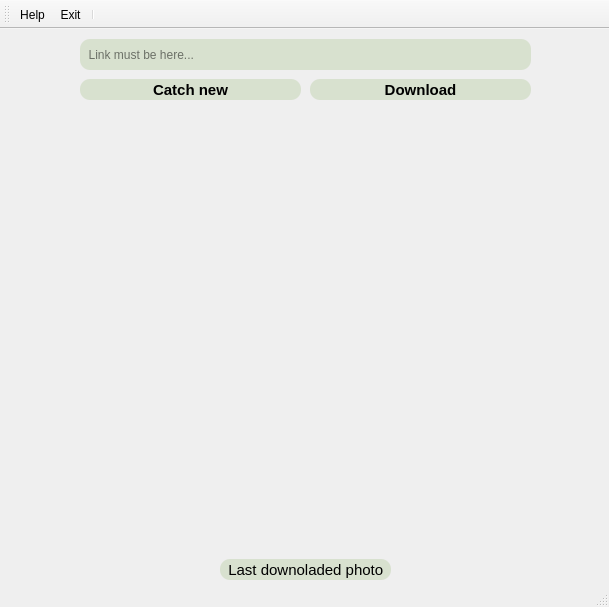
<?xml version="1.0" encoding="UTF-8"?>
<ui version="4.0">
 <class>MainWindow</class>
 <widget class="QMainWindow" name="MainWindow">
  <property name="geometry">
   <rect>
    <x>0</x>
    <y>0</y>
    <width>609</width>
    <height>607</height>
   </rect>
  </property>
  <property name="windowTitle">
   <string>MainWindow</string>
  </property>
  <property name="styleSheet">
   <string notr="true">QPushButton:hover:!pressed
{
  border: 1px solid red;
}</string>
  </property>
  <property name="documentMode">
   <bool>false</bool>
  </property>
  <widget class="QWidget" name="centralwidget">
   <widget class="QLineEdit" name="lineEdit">
    <property name="geometry">
     <rect>
      <x>80</x>
      <y>10</y>
      <width>451</width>
      <height>31</height>
     </rect>
    </property>
    <property name="toolTip">
     <string>&lt;html&gt;&lt;head/&gt;&lt;body&gt;&lt;p&gt;Copy your link and paste here.&lt;/p&gt;&lt;/body&gt;&lt;/html&gt;</string>
    </property>
    <property name="styleSheet">
     <string notr="true">font-size: 18;
background-color: rgb(216,225,207);
border-radius: 10px;</string>
    </property>
    <property name="placeholderText">
     <string>  Link must be here...</string>
    </property>
   </widget>
   <widget class="QPushButton" name="catchButton">
    <property name="geometry">
     <rect>
      <x>80</x>
      <y>50</y>
      <width>221</width>
      <height>21</height>
     </rect>
    </property>
    <property name="toolTip">
     <string>&lt;html&gt;&lt;head/&gt;&lt;body&gt;&lt;p&gt;&lt;span style=&quot; font-size:9pt; font-weight:400;&quot;&gt;Generate link&lt;/span&gt;&lt;/p&gt;&lt;/body&gt;&lt;/html&gt;</string>
    </property>
    <property name="whatsThis">
     <string>&lt;html&gt;&lt;head/&gt;&lt;body&gt;&lt;p&gt;&lt;span style=&quot; font-weight:400;&quot;&gt;This button used to generate link for downloading photo.&lt;/span&gt;&lt;/p&gt;&lt;/body&gt;&lt;/html&gt;</string>
    </property>
    <property name="styleSheet">
     <string notr="true">font-size: 15px;
font: bold;
background-color: rgb(216,225,207);
selection-background-color: rgb(255, 0, 0);
border-radius: 10px;


</string>
    </property>
    <property name="text">
     <string>Catch new</string>
    </property>
   </widget>
   <widget class="QLabel" name="preview">
    <property name="geometry">
     <rect>
      <x>80</x>
      <y>80</y>
      <width>451</width>
      <height>441</height>
     </rect>
    </property>
    <property name="styleSheet">
     <string notr="true">border-color: rgb(0, 79, 239);
image: url(:/Icons/png/preview.png);</string>
    </property>
    <property name="text">
     <string/>
    </property>
    <property name="scaledContents">
     <bool>true</bool>
    </property>
   </widget>
   <widget class="QPushButton" name="loadButton">
    <property name="geometry">
     <rect>
      <x>310</x>
      <y>50</y>
      <width>221</width>
      <height>21</height>
     </rect>
    </property>
    <property name="toolTip">
     <string>&lt;html&gt;&lt;head/&gt;&lt;body&gt;&lt;p&gt;&lt;span style=&quot; font-size:9pt; font-weight:400;&quot;&gt;Download photo&lt;/span&gt;&lt;/p&gt;&lt;/body&gt;&lt;/html&gt;</string>
    </property>
    <property name="styleSheet">
     <string notr="true">font-size: 15px;
font: bold;
background-color: rgb(216,225,207);
border-radius: 10px;</string>
    </property>
    <property name="text">
     <string>Download</string>
    </property>
   </widget>
   <widget class="QLabel" name="simpleText">
    <property name="geometry">
     <rect>
      <x>220</x>
      <y>530</y>
      <width>171</width>
      <height>21</height>
     </rect>
    </property>
    <property name="styleSheet">
     <string notr="true">font-size:15px;

background-color: rgb(216,225,207);
border-radius: 10px;</string>
    </property>
    <property name="text">
     <string>  Last downoladed photo</string>
    </property>
    <property name="scaledContents">
     <bool>false</bool>
    </property>
   </widget>
  </widget>
  <widget class="QStatusBar" name="statusbar"/>
  <widget class="QToolBar" name="toolBar">
   <property name="windowTitle">
    <string>toolBar</string>
   </property>
   <attribute name="toolBarArea">
    <enum>TopToolBarArea</enum>
   </attribute>
   <attribute name="toolBarBreak">
    <bool>false</bool>
   </attribute>
   <addaction name="actionHelp"/>
   <addaction name="actionExit"/>
   <addaction name="separator"/>
  </widget>
  <action name="actionHelp">
   <property name="icon">
    <iconset resource="images.qrc">
     <normaloff>:/Icons/png/tool_icon.png</normaloff>:/Icons/png/tool_icon.png</iconset>
   </property>
   <property name="text">
    <string>Help</string>
   </property>
   <property name="shortcut">
    <string>Ctrl+H</string>
   </property>
  </action>
  <action name="actionExit">
   <property name="icon">
    <iconset resource="images.qrc">
     <normaloff>:/Icons/png/exit_icon.png</normaloff>:/Icons/png/exit_icon.png</iconset>
   </property>
   <property name="text">
    <string>Exit</string>
   </property>
   <property name="shortcut">
    <string>Ctrl+Q</string>
   </property>
  </action>
 </widget>
 <resources>
  <include location="images.qrc"/>
 </resources>
 <connections/>
</ui>
